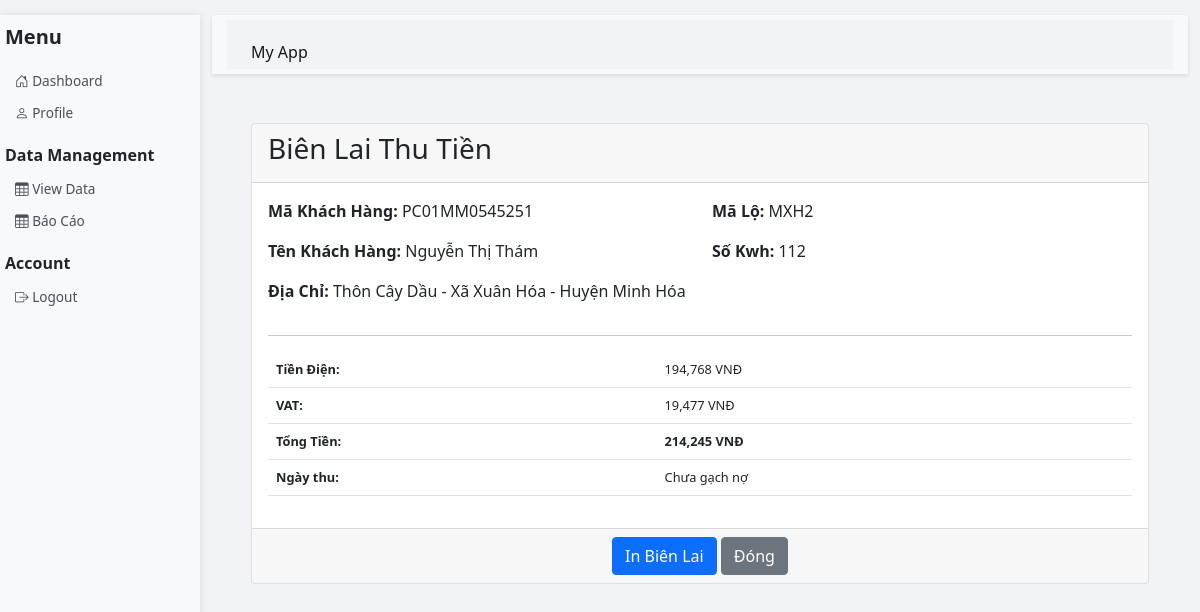
Page /print_receipt/21 (signed in) on the earlier database version.
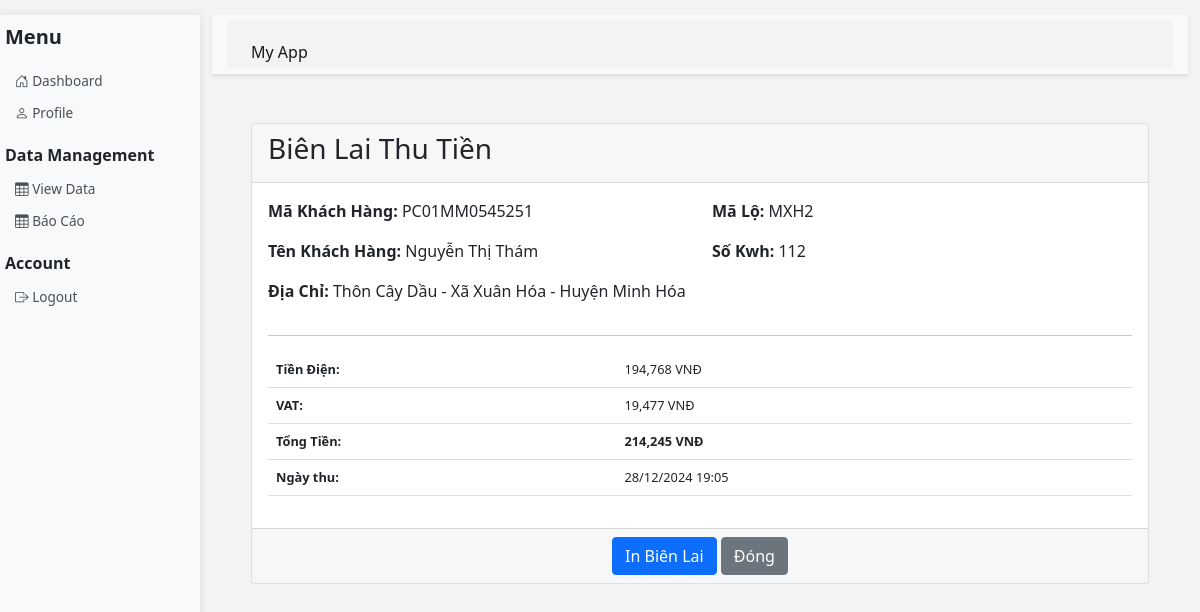
Same page on the later database version.
### app.py (models this page shows)
class SalesData(db.Model):
    id = db.Column(db.Integer, primary_key=True)
    stt = db.Column(db.Integer)
    ma_lo = db.Column(db.String(20))
    tt_hd = db.Column(db.String(20))
    ma_khach_hang = db.Column(db.String(50))
    ten_khach_hang = db.Column(db.String(100), index=True)
    dia_chi = db.Column(db.String(200))
    kwh = db.Column(db.String(50))
    tien_dien = db.Column(db.Float)
    vat = db.Column(db.Float)
    tong_tien = db.Column(db.Float)
    tai_khoan_quan_ly = db.Column(db.String(80))  # Thêm trường này
    trang_thai = db.Column(db.String(50))
    ngay_thu = db.Column(db.DateTime, nullable=True)

### app.py (the view)
@app.route('/print_receipt/<int:id>')
def print_receipt(id):
    if 'username' not in session:
        return redirect(url_for('login'))
    data = SalesData.query.get_or_404(id)
    return render_template('print_receipt.html', data=data)

### templates/print_receipt.html (shortened to what this page needs)
{% extends 'base.html' %}
{% block content %}
<div class="container mt-4">
    <div class="card">
        <div class="card-header">
            <h3>Biên Lai Thu Tiền</h3>
        </div>
        <div class="card-body">
            <div class="row">
                <div class="col-md-6">
                    <p><strong>Mã Khách Hàng:</strong> {{ data.ma_khach_hang }}</p>
                    <p><strong>Tên Khách Hàng:</strong> {{ data.ten_khach_hang }}</p>
                    <p><strong>Địa Chỉ:</strong> {{ data.dia_chi }}</p>
                </div>
                <div class="col-md-6">
                    <p><strong>Mã Lộ:</strong> {{ data.ma_lo }}</p>
                    <p><strong>Số Kwh:</strong> {{ data.kwh }}</p>
                </div>
            </div>
            <hr>
            <div class="row mt-3">
                <div class="col-md-12">
                    <table class="table">
                        <tr>
                            <td><strong>Tiền Điện:</strong></td>
                            <td class="text-right">{{ "{:,.0f}".format(data.tien_dien) }} VNĐ</td>
                        </tr>
                        <tr>
                            <td><strong>VAT:</strong></td>
                            <td class="text-right">{{ "{:,.0f}".format(data.vat) }} VNĐ</td>
                        </tr>
                        <tr>
                            <td><strong>Tổng Tiền:</strong></td>
                            <td class="text-right"><strong>{{ "{:,.0f}".format(data.tong_tien) }} VNĐ</strong></td>
                        </tr>
                        <tr>
                            <td><strong>Ngày thu:</strong></td>
                            <td class="text-right">{% if data.ngay_thu %}
                                {{ data.ngay_thu.strftime('%d/%m/%Y %H:%M') }}
                            {% else %}
                                Chưa gạch nợ
                            {% endif %}</td>
                        </tr>
                    </table>
                </div>
            </div>
        </div>
        <div class="card-footer text-center">
            <button onclick="window.print()" class="btn btn-primary">In Biên Lai</button>
            <button onclick="window.close()" class="btn btn-secondary">Đóng</button>
        </div>
    </div>
</div>
{% endblock %}

Differences in the rows shown:
changed SalesData "PC01MM0545251": ngay_thu (not shown) → "28/12/2024 19:05"
Other differences:
text no longer shown: "Chưa gạch nợ"
